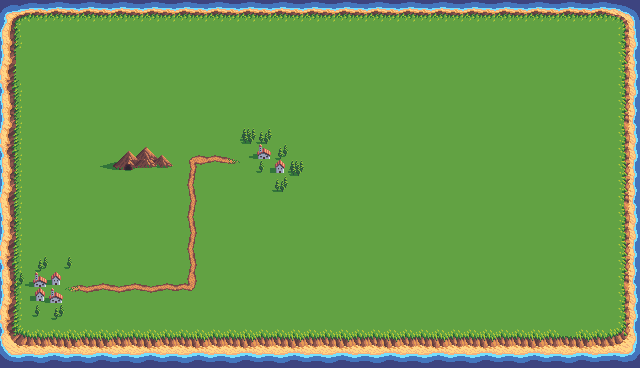

Rendered tile map (Tiled .tmx) drawn with the repository's tilesets; below, a short description and the map source with its tile grids summarised:
An orthogonal 40x23 tile map with 16x16 px tiles, 6 tile layers (field, village, road, trees, ...).

<map version="1.10" tiledversion="1.11.2" orientation="orthogonal" renderorder="right-down" width="40" height="23" tilewidth="16" tileheight="16" infinite="0" nextlayerid="7" nextobjectid="1">
 <tileset firstgid="1" name="world_map_tiles" tilewidth="16" tileheight="16" spacing="1" margin="1" tilecount="212" columns="4">
  <image source="world_map_tiles.png" width="69" height="902" />
 </tileset>
 <layer id="1" name="field" width="40" height="23">
  <data>[920 cells, 920 non-empty, 36 distinct tile ids]</data>
 </layer>
 <layer id="2" name="village" width="40" height="23">
  <data>[920 cells, 10 non-empty, 6 distinct tile ids]</data>
 </layer>
 <layer id="3" name="road" width="40" height="23">
  <data>[920 cells, 38 non-empty, 8 distinct tile ids]</data>
 </layer>
 <layer id="4" name="trees" width="40" height="23">
  <data>[920 cells, 11 non-empty, 4 distinct tile ids]</data>
 </layer>
 <layer id="5" name="mountain" width="40" height="23">
  <data>[920 cells, 9 non-empty, 9 distinct tile ids]</data>
 </layer>
 <layer id="6" name="cave" width="40" height="23">
  <data>[920 cells, 2 non-empty, 2 distinct tile ids]</data>
 </layer>
</map>
